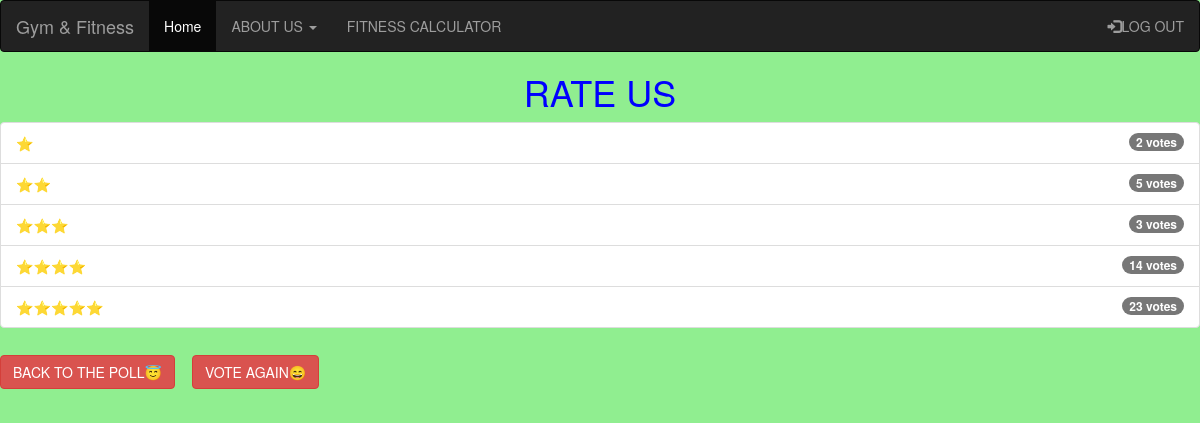
The app's page /1/results/ (signed in) with its own data.
### login/models.py (models this page shows, shortened)
class Question(models.Model):
    question_text = models.CharField(max_length=200)
    pub_date = models.DateTimeField('date published')

class Choice(models.Model):
    question = models.ForeignKey(Question, on_delete=models.CASCADE)
    choice_text = models.CharField(max_length=200)
    votes = models.IntegerField(default=0)

### login/views.py (the view)
# urls.py: path('<int:question_id>/results/', views.results, name='results'),
@login_required(login_url='login')
def results(request, question_id):
  question = get_object_or_404(Question, pk=question_id)
  return render(request, 'results.html', { 'question': question })

### templates/tasks/results.html (shortened to what this page needs)
{%  extends 'index.html' %}
{% block content %}
  <link rel="stylesheet" href="https://maxcdn.bootstrapcdn.com/bootstrap/3.4.1/css/bootstrap.min.css">
<h1 class="mb-5 text-center">{{ question.question_text }}</h1>
<ul class="list-group mb-5">
	{% for choice in question.choice_set.all %}
	<li class="list-group-item">
		{{ choice.choice_text }}  <span class="badge badge-success float-right">{{ choice.votes }} vote{{ choice.votes | pluralize }}</span>
	</li>
	{% endfor %}
</ul>
<body>
<a  href="{% url 'index1' %}">
<button type="button" class="btn btn-danger" >BACK TO THE POLL😇 </button></a>
<a class="btn btn-outline-dark" href="{% url 'detail' question.id %}">
	<button type="button" class="btn btn-danger" >VOTE AGAIN😄</button>
</a>
</body>
{% endblock %}

### templates/tasks/index.html (shortened to what this page needs)
<!DOCTYPE html>
<html lang="en">
<head>
  <link rel="stylesheet" href="https://maxcdn.bootstrapcdn.com/bootstrap/3.4.1/css/bootstrap.min.css">
</head>
<body>
<nav class="navbar navbar-inverse">
  <div class="container-fluid">
    <div class="navbar-header">
      <a class="navbar-brand" href="#">Gym & Fitness</a>
    </div>
    <ul class="nav navbar-nav">
      <li class="active"><a href="{% url 'index'  %}">Home</a></li>
      <li class="dropdown"><a class="dropdown-toggle" data-toggle="dropdown" href="#">ABOUT US <span class="caret"></span></a>
      </li>
      <li><a href="{% url 'fitness'  user.id%}">FITNESS CALCULATOR</a></li>
    </ul>
    <ul class="nav navbar-nav navbar-right">
      <li><a href="{%  url 'logout' %}"><span class="glyphicon glyphicon-log-in"></span>LOG OUT</a></li>
    </ul>
  </div>
</nav>
{% block content %}
{% endblock %}
</body>
</html>

### templates/tasks/results.html (style rules this page uses)
body { color:blue; margin: 0px; padding: 0px; background: lightgreen; background-size: 900px; }

### records on screen
Question: question_text "RATE US"
Choice: choice_text "⭐", votes "2", votes|pluralize "s"
Choice: choice_text "⭐⭐", votes "5", votes|pluralize "s"
Choice: choice_text "⭐⭐⭐", votes "3", votes|pluralize "s"
Choice: choice_text "⭐⭐⭐⭐", votes "14", votes|pluralize "s"
Choice: choice_text "⭐⭐⭐⭐⭐", votes "23", votes|pluralize "s"
